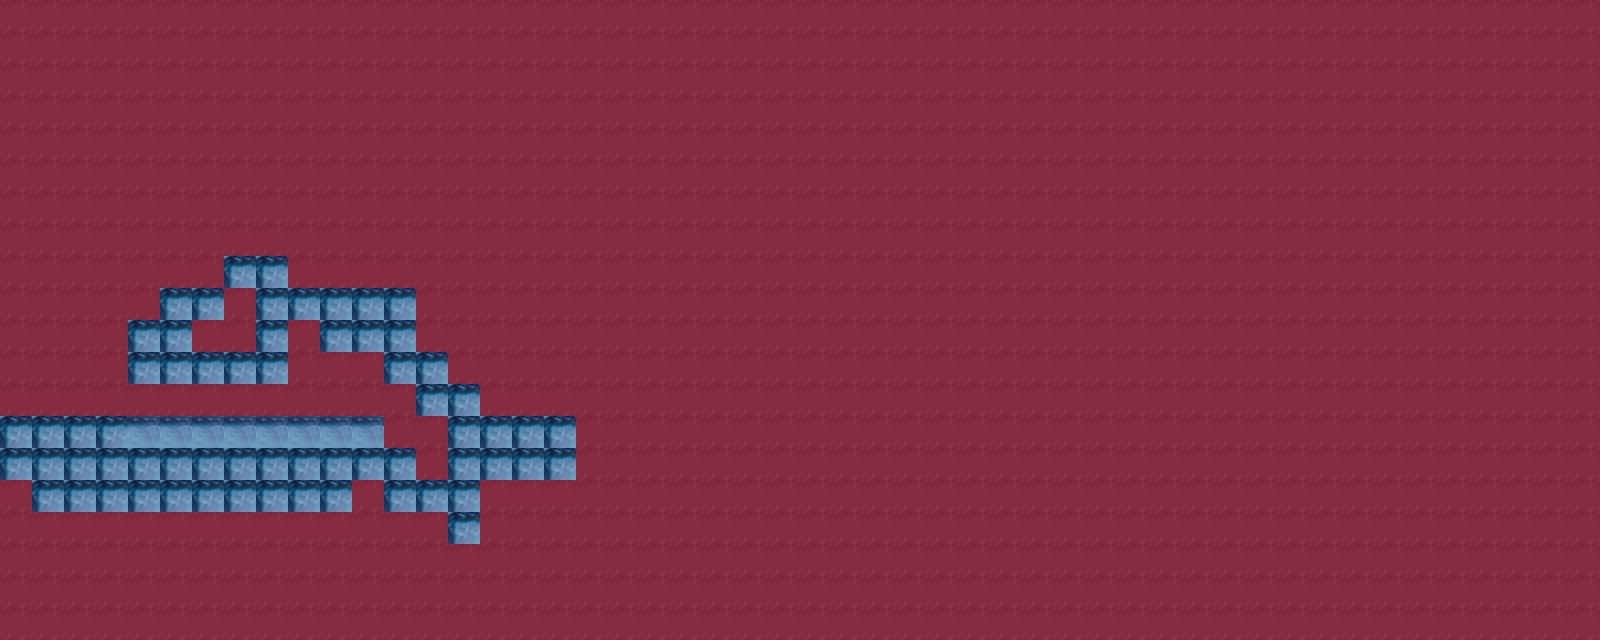

Tiled map render using the project's own tile images. Description and the whole map definition, tile-layer contents included, below:
An orthogonal 50x20 tile map with 32x32 px tiles, 2 tile layers (background, blocked) and 1 object (player).

<map version="1.0" orientation="orthogonal" renderorder="right-down" width="50" height="20" tilewidth="32" tileheight="32" nextobjectid="2">
 <tileset firstgid="1" name="tiles" tilewidth="32" tileheight="32" tilecount="12">
  <image source="vein-tile.png" width="128" height="96" />
  <tile id="0">
   <properties>
    <property name="collision" value="true" />
   </properties>
  </tile>
 </tileset>
 <layer name="background" width="50" height="20">
  <data encoding="csv">
9,9,9,9,9,9,9,9,9,9,9,9,9,9,9,9,9,9,9,9,9,9,9,9,9,9,9,9,9,9,9,9,9,9,9,9,9,9,9,9,9,9,9,9,9,9,9,9,9,9,
9,9,9,9,9,9,9,9,9,9,9,9,9,9,9,9,9,9,9,9,9,9,9,9,9,9,9,9,9,9,9,9,9,9,9,9,9,9,9,9,9,9,9,9,9,9,9,9,9,9,
9,9,9,9,9,9,9,9,9,9,9,9,9,9,9,9,9,9,9,9,9,9,9,9,9,9,9,9,9,9,9,9,9,9,9,9,9,9,9,9,9,9,9,9,9,9,9,9,9,9,
9,9,9,9,9,9,9,9,9,9,9,9,9,9,9,9,9,9,9,9,9,9,9,9,9,9,9,9,9,9,9,9,9,9,9,9,9,9,9,9,9,9,9,9,9,9,9,9,9,9,
9,9,9,9,9,9,9,9,9,9,9,9,9,9,9,9,9,9,9,9,9,9,9,9,9,9,9,9,9,9,9,9,9,9,9,9,9,9,9,9,9,9,9,9,9,9,9,9,9,9,
9,9,9,9,9,9,9,9,9,9,9,9,9,9,9,9,9,9,9,9,9,9,9,9,9,9,9,9,9,9,9,9,9,9,9,9,9,9,9,9,9,9,9,9,9,9,9,9,9,9,
9,9,9,9,9,9,9,9,9,9,9,9,9,9,9,9,9,9,9,9,9,9,9,9,9,9,9,9,9,9,9,9,9,9,9,9,9,9,9,9,9,9,9,9,9,9,9,9,9,9,
9,9,9,9,9,9,9,9,9,9,9,9,9,9,9,9,9,9,9,9,9,9,9,9,9,9,9,9,9,9,9,9,9,9,9,9,9,9,9,9,9,9,9,9,9,9,9,9,9,9,
9,9,9,9,9,9,9,9,9,9,9,9,9,9,9,9,9,9,9,9,9,9,9,9,9,9,9,9,9,9,9,9,9,9,9,9,9,9,9,9,9,9,9,9,9,9,9,9,9,9,
9,9,9,9,9,9,9,9,9,9,9,9,9,9,9,9,9,9,9,9,9,9,9,9,9,9,9,9,9,9,9,9,9,9,9,9,9,9,9,9,9,9,9,9,9,9,9,9,9,9,
9,9,9,9,9,9,9,9,9,9,9,9,9,9,9,9,9,9,9,9,9,9,9,9,9,9,9,9,9,9,9,9,9,9,9,9,9,9,9,9,9,9,9,9,9,9,9,9,9,9,
9,9,9,9,9,9,9,9,9,9,9,9,9,9,9,9,9,9,9,9,9,9,9,9,9,9,9,9,9,9,9,9,9,9,9,9,9,9,9,9,9,9,9,9,9,9,9,9,9,9,
9,9,9,9,9,9,9,9,9,9,9,9,9,9,9,9,9,9,9,9,9,9,9,9,9,9,9,9,9,9,9,9,9,9,9,9,9,9,9,9,9,9,9,9,9,9,9,9,9,9,
9,9,9,9,9,9,9,9,9,9,9,9,9,9,9,9,9,9,9,9,9,9,9,9,9,9,9,9,9,9,9,9,9,9,9,9,9,9,9,9,9,9,9,9,9,9,9,9,9,9,
9,9,9,9,9,9,9,9,9,9,9,9,9,9,9,9,9,9,9,9,9,9,9,9,9,9,9,9,9,9,9,9,9,9,9,9,9,9,9,9,9,9,9,9,9,9,9,9,9,9,
9,9,9,9,9,9,9,9,9,9,9,9,9,9,9,9,9,9,9,9,9,9,9,9,9,9,9,9,9,9,9,9,9,9,9,9,9,9,9,9,9,9,9,9,9,9,9,9,9,9,
9,9,9,9,9,9,9,9,9,9,9,9,9,9,9,9,9,9,9,9,9,9,9,9,9,9,9,9,9,9,9,9,9,9,9,9,9,9,9,9,9,9,9,9,9,9,9,9,9,9,
9,9,9,9,9,9,9,9,9,9,9,9,9,9,9,9,9,9,9,9,9,9,9,9,9,9,9,9,9,9,9,9,9,9,9,9,9,9,9,9,9,9,9,9,9,9,9,9,9,9,
9,9,9,9,9,9,9,9,9,9,9,9,9,9,9,9,9,9,9,9,9,9,9,9,9,9,9,9,9,9,9,9,9,9,9,9,9,9,9,9,9,9,9,9,9,9,9,9,9,9,
9,9,9,9,9,9,9,9,9,9,9,9,9,9,9,9,9,9,9,9,9,9,9,9,9,9,9,9,9,9,9,9,9,9,9,9,9,9,9,9,9,9,9,9,9,9,9,9,9,9
</data>
 </layer>
 <layer name="blocked" width="50" height="20">
  <properties>
   <property name="collision" value="true" />
  </properties>
  <data encoding="csv">
0,0,0,0,0,0,0,0,0,0,0,0,0,0,0,0,0,0,0,0,0,0,0,0,0,0,0,0,0,0,0,0,0,0,0,0,0,0,0,0,0,0,0,0,0,0,0,0,0,0,
0,0,0,0,0,0,0,0,0,0,0,0,0,0,0,0,0,0,0,0,0,0,0,0,0,0,0,0,0,0,0,0,0,0,0,0,0,0,0,0,0,0,0,0,0,0,0,0,0,0,
0,0,0,0,0,0,0,0,0,0,0,0,0,0,0,0,0,0,0,0,0,0,0,0,0,0,0,0,0,0,0,0,0,0,0,0,0,0,0,0,0,0,0,0,0,0,0,0,0,0,
0,0,0,0,0,0,0,0,0,0,0,0,0,0,0,0,0,0,0,0,0,0,0,0,0,0,0,0,0,0,0,0,0,0,0,0,0,0,0,0,0,0,0,0,0,0,0,0,0,0,
0,0,0,0,0,0,0,0,0,0,0,0,0,0,0,0,0,0,0,0,0,0,0,0,0,0,0,0,0,0,0,0,0,0,0,0,0,0,0,0,0,0,0,0,0,0,0,0,0,0,
0,0,0,0,0,0,0,0,0,0,0,0,0,0,0,0,0,0,0,0,0,0,0,0,0,0,0,0,0,0,0,0,0,0,0,0,0,0,0,0,0,0,0,0,0,0,0,0,0,0,
0,0,0,0,0,0,0,0,0,0,0,0,0,0,0,0,0,0,0,0,0,0,0,0,0,0,0,0,0,0,0,0,0,0,0,0,0,0,0,0,0,0,0,0,0,0,0,0,0,0,
0,0,0,0,0,0,0,0,0,0,0,0,0,0,0,0,0,0,0,0,0,0,0,0,0,0,0,0,0,0,0,0,0,0,0,0,0,0,0,0,0,0,0,0,0,0,0,0,0,0,
0,0,0,0,0,0,0,1,1,0,0,0,0,0,0,0,0,0,0,0,0,0,0,0,0,0,0,0,0,0,0,0,0,0,0,0,0,0,0,0,0,0,0,0,0,0,0,0,0,0,
0,0,0,0,0,1,1,0,1,1,1,1,1,0,0,0,0,0,0,0,0,0,0,0,0,0,0,0,0,0,0,0,0,0,0,0,0,0,0,0,0,0,0,0,0,0,0,0,0,0,
0,0,0,0,1,1,0,0,1,0,1,1,1,0,0,0,0,0,0,0,0,0,0,0,0,0,0,0,0,0,0,0,0,0,0,0,0,0,0,0,0,0,0,0,0,0,0,0,0,0,
0,0,0,0,1,1,1,1,1,0,0,0,1,1,0,0,0,0,0,0,0,0,0,0,0,0,0,0,0,0,0,0,0,0,0,0,0,0,0,0,0,0,0,0,0,0,0,0,0,0,
0,0,0,0,0,0,0,0,0,0,0,0,0,1,1,0,0,0,0,0,0,0,0,0,0,0,0,0,0,0,0,0,0,0,0,0,0,0,0,0,0,0,0,0,0,0,0,0,0,0,
1,1,1,1,2,2,2,2,2,2,2,2,0,0,1,1,1,1,0,0,0,0,0,0,0,0,0,0,0,0,0,0,0,0,0,0,0,0,0,0,0,0,0,0,0,0,0,0,0,0,
1,1,1,1,1,1,1,1,1,1,1,1,1,0,1,1,1,1,0,0,0,0,0,0,0,0,0,0,0,0,0,0,0,0,0,0,0,0,0,0,0,0,0,0,0,0,0,0,0,0,
0,1,1,1,1,1,1,1,1,1,1,0,1,1,1,0,0,0,0,0,0,0,0,0,0,0,0,0,0,0,0,0,0,0,0,0,0,0,0,0,0,0,0,0,0,0,0,0,0,0,
0,0,0,0,0,0,0,0,0,0,0,0,0,0,1,0,0,0,0,0,0,0,0,0,0,0,0,0,0,0,0,0,0,0,0,0,0,0,0,0,0,0,0,0,0,0,0,0,0,0,
0,0,0,0,0,0,0,0,0,0,0,0,0,0,0,0,0,0,0,0,0,0,0,0,0,0,0,0,0,0,0,0,0,0,0,0,0,0,0,0,0,0,0,0,0,0,0,0,0,0,
0,0,0,0,0,0,0,0,0,0,0,0,0,0,0,0,0,0,0,0,0,0,0,0,0,0,0,0,0,0,0,0,0,0,0,0,0,0,0,0,0,0,0,0,0,0,0,0,0,0,
0,0,0,0,0,0,0,0,0,0,0,0,0,0,0,0,0,0,0,0,0,0,0,0,0,0,0,0,0,0,0,0,0,0,0,0,0,0,0,0,0,0,0,0,0,0,0,0,0,0
</data>
 </layer>
 <objectgroup name="objs">
  <object id="1" name="player" type="player" x="38" y="306.5" width="48" height="49">
   <properties>
    <property name="bouncing" value="20" />
    <property name="group" value="players" />
    <property name="jumping_speed" value="700" />
    <property name="texture" value="player_spritesheet" />
    <property name="walking_speed" value="300" />
   </properties>
  </object>
 </objectgroup>
</map>